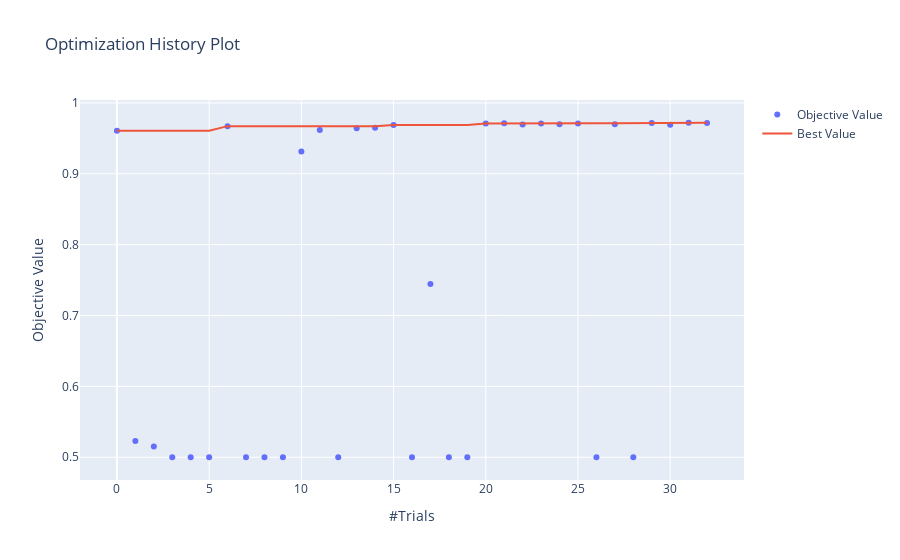

The notebook cell saved with this chart:
### Code cell
optuna.visualization.plot_optimization_history(study)

### Figure 1 — Plotly figure (JSON) as saved in the notebook; plotly's stock layout.template omitted (floating-point values rounded to 4 significant figures)
{"data": [{"mode": "markers", "name": "Objective Value", "type": "scatter", "x": [0, 1, 2, 3, 4, 5, 6, 7, 8, 9, 10, 11, 12, 13, 14, 15, 16, 17, 18, 19, 20, 21, 22, 23, 24, 25, 26, 27, 28, 29, 30, 31, 32], "y": [0.9607, 0.523, 0.5152, 0.5, 0.5, 0.5, 0.9672, 0.5002, 0.5, 0.5, 0.9315, 0.9618, 0.5001, 0.9643, 0.965, 0.969, 0.5, 0.7443, 0.5, 0.5, 0.971, 0.9712, 0.9694, 0.971, 0.9697, 0.9709, 0.5, 0.97, 0.5, 0.9718, 0.9693, 0.972, 0.9717]}, {"name": "Best Value", "type": "scatter", "x": [0, 1, 2, 3, 4, 5, 6, 7, 8, 9, 10, 11, 12, 13, 14, 15, 16, 17, 18, 19, 20, 21, 22, 23, 24, 25, 26, 27, 28, 29, 30, 31, 32], "y": [0.9607, 0.9607, 0.9607, 0.9607, 0.9607, 0.9607, 0.9672, 0.9672, 0.9672, 0.9672, 0.9672, 0.9672, 0.9672, 0.9672, 0.9672, 0.969, 0.969, 0.969, 0.969, 0.969, 0.971, 0.9712, 0.9712, 0.9712, 0.9712, 0.9712, 0.9712, 0.9712, 0.9712, 0.9718, 0.9718, 0.972, 0.972]}], "layout": {"title": {"text": "Optimization History Plot"}, "xaxis": {"title": {"text": "#Trials"}}, "yaxis": {"title": {"text": "Objective Value"}}}}
